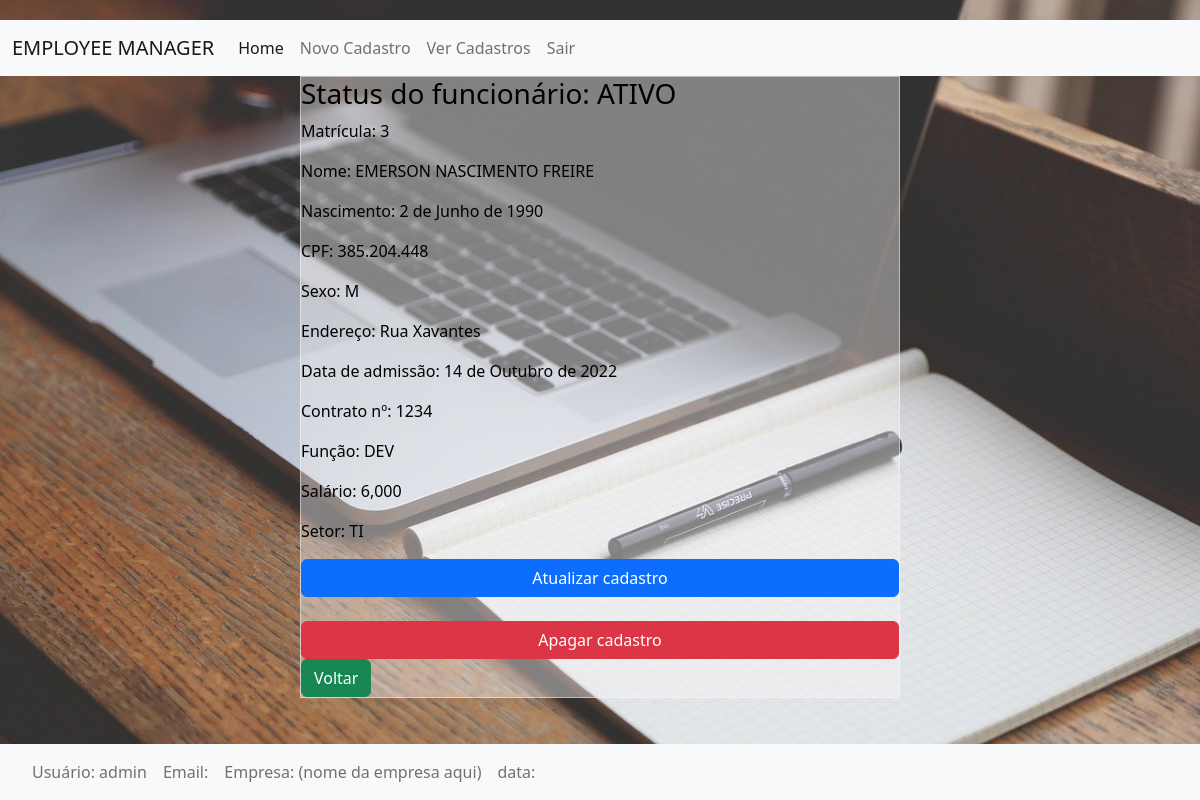
The app's page /detail/3/ (signed in) with its own data.
### registration/models.py (models this page shows, shortened)
class Register_Model(models.Model):
    SEXO_CHOICES = (
        ('F', 'Feminino'),
        ('M', 'Masculino'),
        ('N', 'Nenhuma das opções')
    )
    SETOR_CHOICES = (
        ('DP', 'Departamento Pessoal'),
        ('TI', 'Departamento de TI'),
        ('RH', 'Recursos Humanos'),
        ('AMOX', 'Almoxarifado')
    )
    FUNCAO_CHOICES = (
        ('DEV', 'Developer JR'),
        ('DEV', 'Developer PLENO'),
        ('DEV', 'Developer SENIOR'),
        ('TEC_LEAD', 'Tech Lead'),
        ('Analista', 'Analista de RH'),
        ('Gerente', 'Gerente')
    )
    nome = models.CharField(max_length=50, null=False)
    nascimento = models.DateField(null=False, unique=True)
    CPF = models.CharField(max_length=11, unique=True, null=False)
    sexo = models.CharField(max_length=15, choices=SEXO_CHOICES, null=True)
    endereco = models.CharField(max_length=50)
    data_admissão = models.DateField(unique=True)
    contrato = models.CharField(max_length=4, null=False, unique=True)
    função = models.CharField(max_length=15, choices = FUNCAO_CHOICES, null=False)
    salario = models.DecimalField(max_digits=5, decimal_places=3)
    setor = models.CharField(max_length=12, choices=SETOR_CHOICES, null=False)

### registration/views.py (the view)
# urls.py: path('detail/<id>/', detail_register, name='update-register'),
@login_required
def detail_register(request, id):
    dados = Register_Model.objects.get(id=id)
    context = {
        'dados':dados,
    }
    return render(request, 'registers/detail.html', context)

### registration/templates/registers/detail.html (shortened to what this page needs)
{% extends 'base.html' %}
{% block content %}
    <div class="detail-box">
        <h3> Status do funcionário: ATIVO </h3>
        <p>Matrícula: {{ dados.id }}</p>
        <p>Nome: {{ dados.nome }}</p>
        <p>Nascimento: {{dados.nascimento}}</p>
        <p>CPF: {{dados.CPF}}</p>
        <p>Sexo: {{dados.sexo}}</p>
        <p>Endereço: {{dados.endereco}}</p>
        <p>Data de admissão: {{dados.data_admissão}}</p>
        <p>Contrato nº: {{dados.contrato}}</p>
        <p>Função: {{ dados.função }}</p>
        <p>Salário: {{ dados.salario }}</p>
        <p>Setor: {{dados.setor}}</p>
        <div id="update-btn">
            <a class="btn btn-primary" type="button" href="/update/{{ dados.id }}">Atualizar cadastro</a><br>
        </div>
        <div id="delete-btn">
            <a class="btn btn-danger"type="button" href="/delete/{{ dados.id }}">Apagar cadastro</a>
        </div>
        <div>
            <a class="btn btn-success" href="/read/" type="button">Voltar</a>
        </div>
    </div>
{% endblock %}

### registration/templates/base.html (shortened to what this page needs)
{% load static %}
<!DOCTYPE html>
<html lang="en" class="html-base">
<head>
    <link href="https://cdn.jsdelivr.net/npm/bootstrap@5.2.0/dist/css/bootstrap.min.css" rel="stylesheet">
    <link rel="stylesheet" href="{% static 'css/style.css'%}">
  </head>
<body class="body-base">
    <nav class="navbar navbar-expand-lg bg-light">
        <div class="container-fluid">
          <a class="navbar-brand" href="/home/">EMPLOYEE MANAGER</a>
          <div class="collapse navbar-collapse" id="navbarSupportedContent">
            <ul class="navbar-nav me-auto mb-2 mb-lg-0">
              <li class="nav-item">
                <a class="nav-link active" aria-current="page" href="/home/">Home</a>
              </li>
              <li class="nav-item">
                <a class="nav-link" href="/create/">Novo Cadastro</a>
              </li>
              <li class="nav-item">
                <a class="nav-link" href="/read/">Ver Cadastros</a>
              </li>
              <li class="nav-item">
                <a class="nav-link" href="/logout_template/">Sair</a>
              </li>
            </ul>
          </div>
        </div>
      </nav>
    {% block content %}
    {% endblock %}
<footer class="footer-base">
  <div>
    <nav class="navbar navbar-expand-lg bg-light">
      <div class="container-fluid">
        <div class="container-fluid">
          <div class="collapse navbar-collapse" id="navbarSupportedContent">
            <ul class="navbar-nav me-auto mb-2 mb-lg-0">
                <li id="footer-list" class="nav-item">
                  <a class="nav-link">Usuário: {{user}}</a>
                </li>
                <li>
                  <a class="nav-link">Email: {{email}}</a>
                </li>
                <li id="footer-list" class="nav-item">
                  <a class="nav-link">Empresa: (nome da empresa aqui)</a>
                </li>
                <li id="footer-list" class="nav-item">
                  <a class="nav-link">data: {{timedate}}</a>
                </li>
            </ul>
          </div>
        </div>
      </div>
    </nav>
  </div>
</footer>
</body>
</html>

### registration/static/css/style.css (style rules this page uses)
body { margin:0; }
a { text-decoration:none; }
li { list-style-type:none; }
.body-base { display: flex; flex-direction: column; min-height: 100%; }
.footer-base { position: fixed; width: 100%; bottom: 0; left: 0; }
.body-base, body { background: url("/static/img/desk.jpg") 50% no-repeat fixed; background-size: cover; color: white; height: auto; padding: 20px 0 0 0; }
#footer-list { display: flex; margin:auto; }
.detail-box { margin-left: 25%; margin-bottom: 80px; align-items: center; max-width: 50%; height: 100%; color: black; border:1px solid rgba(252, 247, 247, 0.5); background: rgba(252, 247, 247, 0.4); }
#update-btn { display: grid; }
#delete-btn { display: grid; }

### records on screen
Register_Model: id "3", nome "EMERSON NASCIMENTO FREIRE", nascimento "2 de Junho de 1990", CPF "385.204.448", sexo "M", endereco "Rua Xavantes", data_admissão "14 de Outubro de 2022", contrato "1234", função "DEV", salario "6,000", setor "TI"

### other values on screen
{{ user }} "admin"
